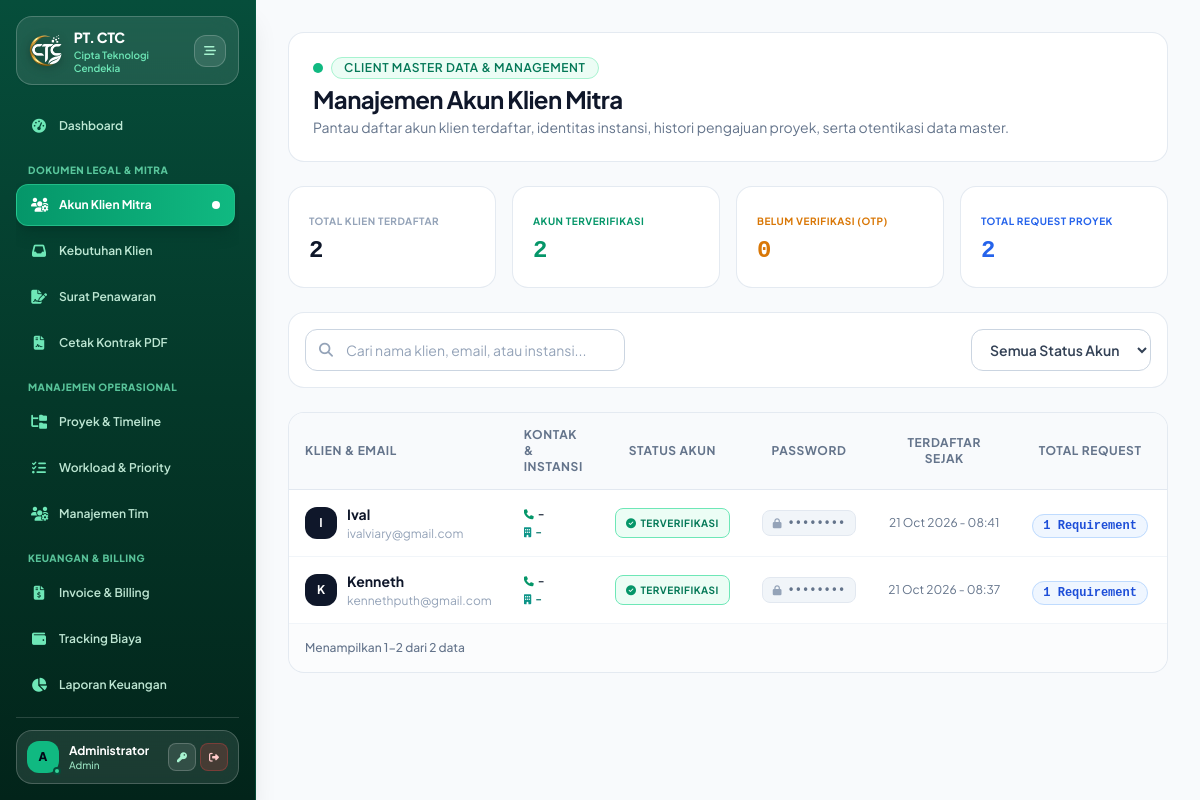
Before: /modules/clients/index.php (signed in) with the older database file.
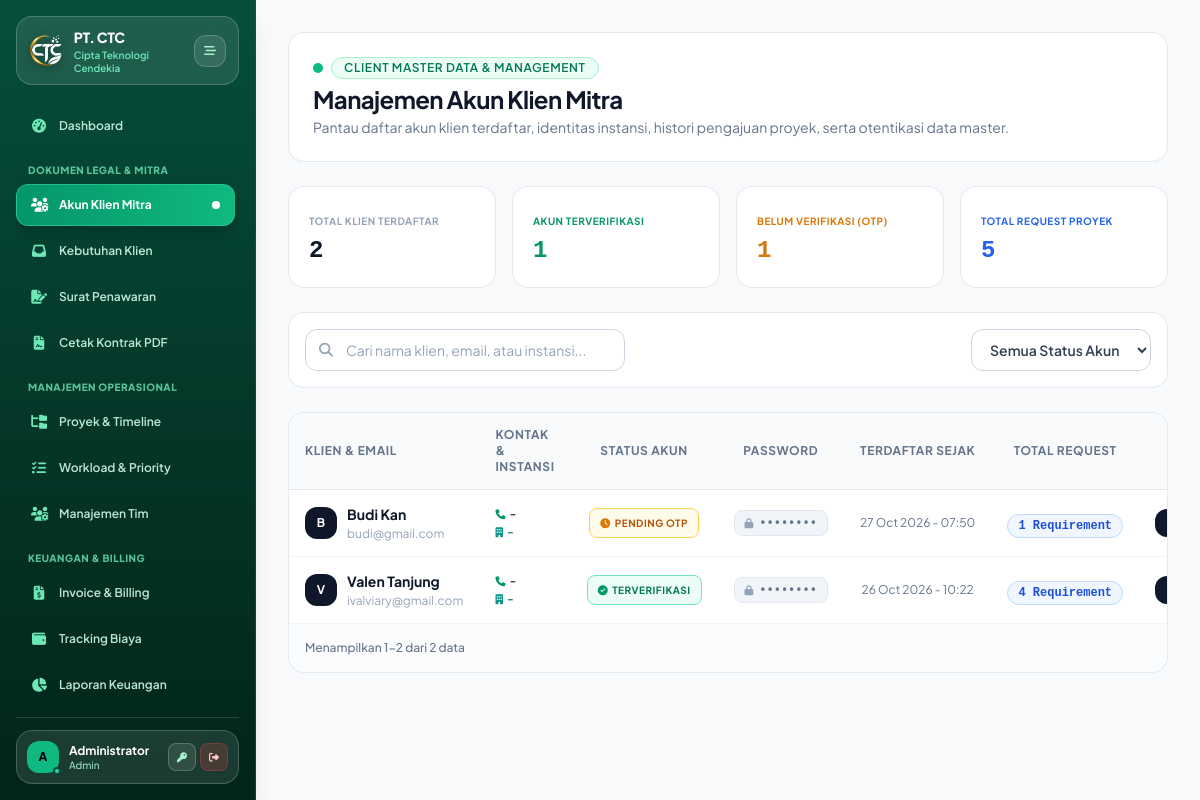
After: the same page with the newer database file.
### tables this page shows
CREATE TABLE `clients` (
  `id` int(11) NOT NULL,
  `nama` varchar(150) NOT NULL,
  `email` varchar(150) NOT NULL,
  `password` varchar(255) NOT NULL,
  `is_verified` tinyint(1) NOT NULL DEFAULT 0,
  `otp_code` varchar(10) DEFAULT NULL,
  `otp_expiry` datetime DEFAULT NULL,
  `reset_token` varchar(100) DEFAULT NULL,
  `reset_token_expiry` datetime DEFAULT NULL,
  `created_at` timestamp NOT NULL DEFAULT current_timestamp()
);

### modules/clients/index.php (the view, shortened to what the changed rows need)
<?php
require_once __DIR__ . '/../../config/database.php';
try {
    $pdo->exec("ALTER TABLE clients ADD COLUMN phone VARCHAR(50) NULL AFTER email");
} catch (Exception $e) {}
try {
    $pdo->exec("ALTER TABLE clients ADD COLUMN company_name VARCHAR(255) NULL AFTER phone");
} catch (Exception $e) {}
require_once __DIR__ . '/../../includes/header.php';
require_once __DIR__ . '/../../includes/sidebar.php';
$stmtClients = $pdo->query("
    SELECT c.*,
           COUNT(cr.id) AS total_requests,
           MAX(cr.created_at) AS last_request_at
    FROM clients c
    LEFT JOIN client_requirements cr ON (cr.client_id = c.id OR LOWER(cr.client_email) = LOWER(c.email))
    GROUP BY c.id
    ORDER BY c.id DESC
");
$clients = $stmtClients->fetchAll();
$verifiedClients  = 0;
$unverifiedClients = 0;
$totalAllRequests = 0;
foreach ($clients as $c) {
    if ((int)$c['is_verified'] === 1) $verifiedClients++;
    else $unverifiedClients++;
    $totalAllRequests += (int)$c['total_requests'];
}
?>
<main class="flex-1 p-4 sm:p-6 md:p-8 overflow-y-auto w-full min-w-0 bg-[#f8fafc] text-slate-800 selection:bg-emerald-600 selection:text-white">
    <div class="flex flex-col md:flex-row justify-between md:items-center gap-4 mb-6 bg-white p-5 sm:p-6 rounded-2xl border border-slate-200/90 shadow-xs">
        <div>
            <h1 class="text-xl md:text-2xl font-bold text-slate-900 tracking-tight">Manajemen Akun Klien Mitra</h1>
        </div>
    </div>
    <div class="grid grid-cols-1 sm:grid-cols-2 lg:grid-cols-4 gap-4 mb-6">
        <div class="bg-white p-4 sm:p-5 rounded-2xl border border-slate-200/90 shadow-xs hover:border-emerald-200 transition">
            <span class="text-[10px] font-bold uppercase text-emerald-600 tracking-wider">AKUN TERVERIFIKASI</span>
            <p class="text-xl sm:text-2xl font-bold text-emerald-600 mt-1 font-mono"><?= number_format($verifiedClients) ?></p>
        </div>
        <div class="bg-white p-4 sm:p-5 rounded-2xl border border-slate-200/90 shadow-xs hover:border-amber-200 transition">
            <span class="text-[10px] font-bold uppercase text-amber-600 tracking-wider">BELUM VERIFIKASI (OTP)</span>
            <p class="text-xl sm:text-2xl font-bold text-amber-600 mt-1 font-mono"><?= number_format($unverifiedClients) ?></p>
        </div>
        <div class="bg-white p-4 sm:p-5 rounded-2xl border border-slate-200/90 shadow-xs hover:border-blue-200 transition">
            <span class="text-[10px] font-bold uppercase text-blue-600 tracking-wider">TOTAL REQUEST PROYEK</span>
            <p class="text-xl sm:text-2xl font-bold text-blue-600 mt-1 font-mono"><?= number_format($totalAllRequests) ?></p>
        </div>
    </div>
    <div class="bg-white border border-slate-200/90 rounded-2xl shadow-xs overflow-hidden">
        <div class="w-full overflow-x-auto">
            <table class="w-full text-left border-collapse text-xs sm:text-sm min-w-[950px]">
                <thead>
                    <tr class="bg-slate-50 border-b border-slate-200 text-xs font-semibold text-slate-500 uppercase tracking-wider">
                        <th class="py-3.5 px-4">KLIEN & EMAIL</th>
                        <th class="py-3.5 px-4">KONTAK & INSTANSI</th>
                        <th class="py-3.5 px-4 text-center">STATUS AKUN</th>
                        <th class="py-3.5 px-4 text-center">PASSWORD</th>
                        <th class="py-3.5 px-4 text-center">TERDAFTAR SEJAK</th>
                        <th class="py-3.5 px-4 text-center">TOTAL REQUEST</th>
                        <th class="py-3.5 px-4 text-center whitespace-nowrap">AKSI</th>
                    </tr>
                </thead>
                <tbody class="divide-y divide-slate-100" id="clientTableBody">
                    <?php if (empty($clients)): ?>
                        <tr>
                            <td colspan="7" class="p-8 text-center text-slate-400 font-normal">
                                Belum ada akun klien terdaftar dalam sistem.
                            </td>
                        </tr>
                    <?php else: ?>
                        <?php foreach ($clients as $c): ?>
                            <?php
                                $isVerif = (int)$c['is_verified'] === 1;
                                $phone   = !empty($c['phone']) ? $c['phone'] : '-';
                                $company = !empty($c['company_name']) ? $c['company_name'] : '-';
                            ?>
                            <tr class="hover:bg-slate-50/80 transition-all duration-150 client-row align-middle"
                                data-search="<?= htmlspecialchars(strtolower($c['nama'] . ' ' . $c['email'] . ' ' . $company . ' ' . $phone)) ?>"
                                data-status="<?= $c['is_verified'] ?>">
                                <td class="py-3.5 px-4 max-w-[220px]">
                                    <div class="flex items-center gap-2.5">
                                        <div class="w-8 h-8 rounded-xl bg-slate-900 text-white flex items-center justify-center text-xs font-bold shrink-0">
                                            <?= strtoupper(substr($c['nama'], 0, 1)) ?>
                                        </div>
                                        <div class="min-w-0">
                                            <p class="font-bold text-slate-900 text-xs sm:text-sm truncate mb-0.5"><?= htmlspecialchars($c['nama']) ?></p>
                                            <p class="text-xs text-slate-400 font-normal truncate"><?= htmlspecialchars($c['email']) ?></p>
                                        </div>
                                    </div>
                                </td>
                                <td class="py-3.5 px-4 max-w-[220px]">
                                    <p class="font-semibold text-slate-800 text-xs truncate mb-0.5"><i class="fa-solid fa-phone text-[10px] text-emerald-600 mr-1"></i><?= htmlspecialchars($phone) ?></p>
                                    <p class="text-xs text-teal-700 font-semibold truncate"><i class="fa-solid fa-building text-[10px] text-teal-600 mr-1"></i><?= htmlspecialchars($company) ?></p>
                                </td>
                                <td class="py-3.5 px-4 text-center whitespace-nowrap">
                                    <?php if ($isVerif): ?>
                                        <span class="px-2.5 py-1 rounded-lg text-[10px] font-bold uppercase tracking-wider bg-emerald-50 text-emerald-700 border border-emerald-300 inline-flex items-center gap-1">
                                            <i class="fa-solid fa-circle-check text-emerald-600"></i> Terverifikasi
                                        </span>
                                    <?php else: ?>
                                        <span class="px-2.5 py-1 rounded-lg text-[10px] font-bold uppercase tracking-wider bg-amber-50 text-amber-700 border border-amber-300 inline-flex items-center gap-1">
                                            <i class="fa-solid fa-clock text-amber-600"></i> Pending OTP
                                        </span>
                                    <?php endif; ?>
                                </td>
                                <td class="py-3.5 px-4 text-center whitespace-nowrap">
                                    <span class="px-2.5 py-1 bg-slate-100 text-slate-500 rounded-lg text-xs font-mono font-bold inline-flex items-center gap-1.5 border border-slate-200" title="Password terenkripsi & private (Didekripsi/Reset via fitur Lupa Password oleh Klien)">
                                        <i class="fa-solid fa-lock text-[10px] text-slate-400"></i> ••••••••
                                    </span>
                                </td>
                                <td class="py-3.5 px-4 text-center whitespace-nowrap text-slate-500 text-xs">
                                    <?= !empty($c['created_at']) ? date('d M Y - H:i', strtotime($c['created_at'])) : '-' ?>
                                </td>
                                <td class="py-3.5 px-4 text-center whitespace-nowrap">
                                    <span class="px-2.5 py-1 rounded-full text-xs font-bold font-mono bg-blue-50 text-blue-700 border border-blue-200">
                                        <?= (int)$c['total_requests'] ?> Requirement
                                    </span>
                                </td>
                                <td class="py-3.5 px-4 text-center whitespace-nowrap">
                                    <button type="button"
                                            onclick="openEditModal(<?= htmlspecialchars(json_encode($c)) ?>)"
                                            class="btn-press px-3 py-1.5 bg-slate-900 hover:bg-slate-800 text-white font-semibold text-xs rounded-xl transition inline-flex items-center gap-1.5 shadow-xs">
                                    </button>
                                </td>
                            </tr>
                        <?php endforeach; ?>
                    <?php endif; ?>
                </tbody>
            </table>
        </div>
    </div>
</main>
<?php require_once __DIR__ . '/../../includes/footer.php'; ?>

Changed rows visible on the page:
removed clients: nama "I", nama "Ival", email "ivalviary@gmail.com", phone "-", company_name "-", is_verified 1 (drawn), created_at "21 Oct 2026 - 08:41", total_requests "1"
removed clients: nama "K", nama "Kenneth", email "kennethputh@gmail.com", phone "-", company_name "-", is_verified 1 (drawn), created_at "21 Oct 2026 - 08:37", total_requests "1"
added clients: nama "B", nama "Budi Kan", email "budi@gmail.com", phone "-", company_name "-", is_verified 0 (drawn), created_at "27 Oct 2026 - 07:50", total_requests "1"
added clients: nama "V", nama "Valen Tanjung", email "ivalviary@gmail.com", phone "-", company_name "-", is_verified 1 (drawn), created_at "26 Oct 2026 - 10:22", total_requests "4"
Other visible differences:
$verifiedClients: "2" → "1"
$unverifiedClients: "0" → "1"
$totalAllRequests: "2" → "5"
